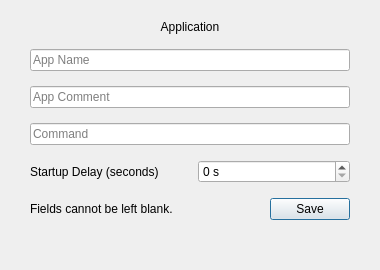
<?xml version="1.0" encoding="UTF-8"?>
<ui version="4.0">
 <class>StartupAppEdit</class>
 <widget class="QDialog" name="StartupAppEdit">
  <property name="geometry">
   <rect>
    <x>0</x>
    <y>0</y>
    <width>380</width>
    <height>270</height>
   </rect>
  </property>
  <property name="minimumSize">
   <size>
    <width>380</width>
    <height>0</height>
   </size>
  </property>
  <property name="windowTitle">
   <string>Startup App</string>
  </property>
  <property name="modal">
   <bool>true</bool>
  </property>
  <layout class="QGridLayout" name="gridLayout">
   <property name="leftMargin">
    <number>30</number>
   </property>
   <property name="topMargin">
    <number>20</number>
   </property>
   <property name="rightMargin">
    <number>30</number>
   </property>
   <property name="bottomMargin">
    <number>15</number>
   </property>
   <property name="spacing">
    <number>15</number>
   </property>
   <item row="0" column="0" colspan="2" alignment="Qt::AlignTop">
    <widget class="QLabel" name="lblTitle">
     <property name="accessibleName">
      <string notr="true">dialog-title</string>
     </property>
     <property name="text">
      <string>Application</string>
     </property>
     <property name="alignment">
      <set>Qt::AlignCenter</set>
     </property>
    </widget>
   </item>
   <item row="1" column="0" colspan="2">
    <widget class="QLineEdit" name="txtStartupAppName">
     <property name="placeholderText">
      <string>App Name</string>
     </property>
    </widget>
   </item>
   <item row="4" column="0" colspan="2">
    <widget class="QLineEdit" name="txtStartupAppComment">
     <property name="placeholderText">
      <string>App Comment</string>
     </property>
    </widget>
   </item>
   <item row="5" column="0" colspan="2">
    <widget class="QLineEdit" name="txtStartupAppCommand">
     <property name="placeholderText">
      <string>Command</string>
     </property>
    </widget>
   </item>
   <item row="6" column="0">
    <widget class="QLabel" name="lblDelay">
     <property name="text">
      <string>Startup Delay (seconds)</string>
     </property>
    </widget>
   </item>
   <item row="6" column="1">
    <widget class="QSpinBox" name="spnStartupDelay">
     <property name="minimum">
      <number>0</number>
     </property>
     <property name="maximum">
      <number>3600</number>
     </property>
     <property name="value">
      <number>0</number>
     </property>
     <property name="suffix">
      <string> s</string>
     </property>
    </widget>
   </item>
   <item row="7" column="0">
    <widget class="QLabel" name="lblErrorMsg">
     <property name="text">
      <string>Fields cannot be left blank. </string>
     </property>
    </widget>
   </item>
   <item row="7" column="1" alignment="Qt::AlignRight|Qt::AlignVCenter">
    <widget class="QPushButton" name="btnSave">
     <property name="cursor">
      <cursorShape>PointingHandCursor</cursorShape>
     </property>
     <property name="focusPolicy">
      <enum>Qt::NoFocus</enum>
     </property>
     <property name="accessibleName">
      <string notr="true">primary</string>
     </property>
     <property name="text">
      <string>Save</string>
     </property>
     <property name="default">
      <bool>true</bool>
     </property>
    </widget>
   </item>
   <item row="8" column="0" colspan="2">
    <spacer name="verticalSpacer">
     <property name="orientation">
      <enum>Qt::Vertical</enum>
     </property>
     <property name="sizeHint" stdset="0">
      <size>
       <width>20</width>
       <height>40</height>
      </size>
     </property>
    </spacer>
   </item>
  </layout>
 </widget>
 <tabstops>
  <tabstop>txtStartupAppName</tabstop>
  <tabstop>txtStartupAppComment</tabstop>
  <tabstop>txtStartupAppCommand</tabstop>
  <tabstop>spnStartupDelay</tabstop>
  <tabstop>btnSave</tabstop>
 </tabstops>
 <resources/>
 <connections/>
</ui>
